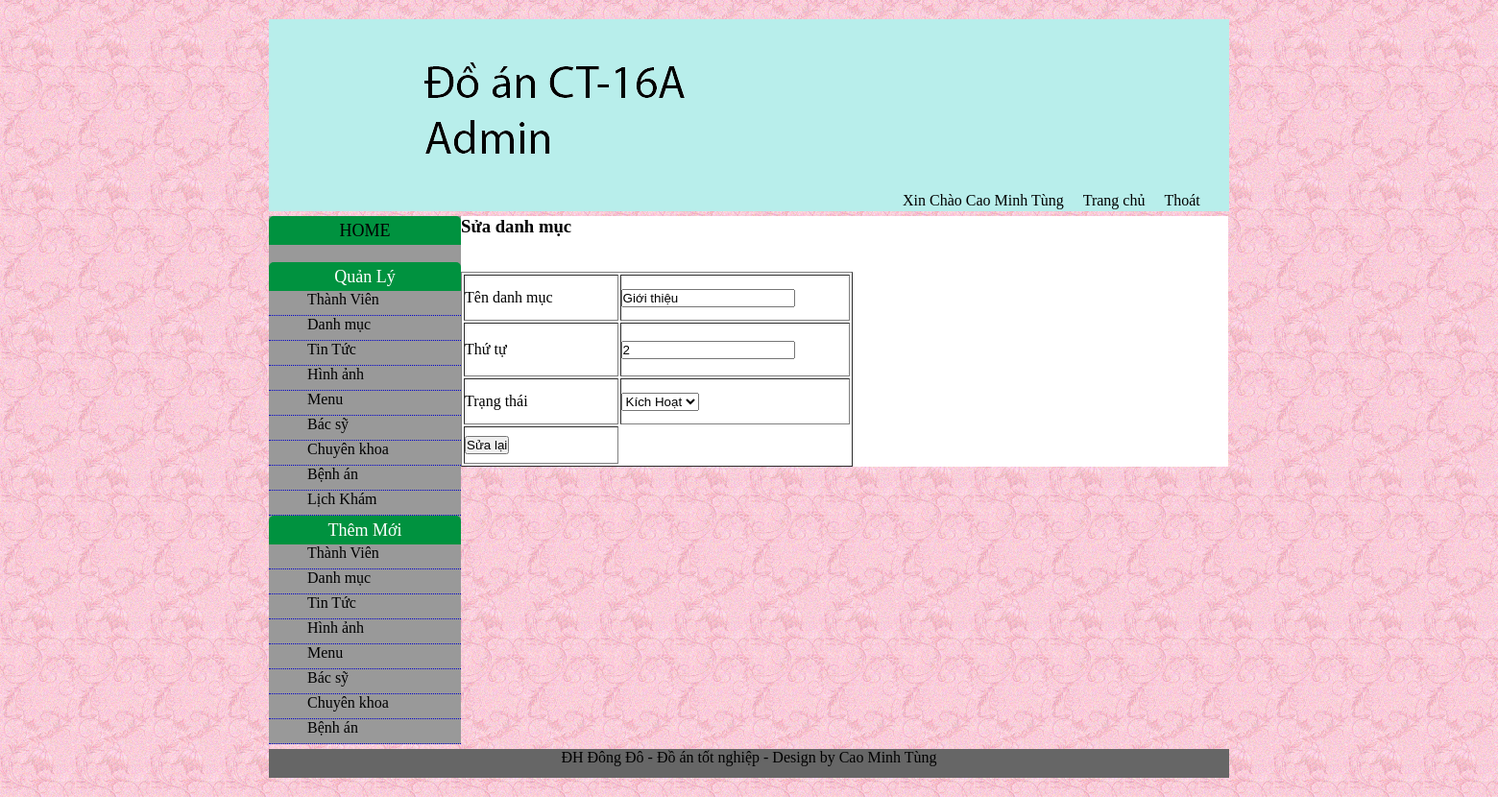
/admin/quantri.php?page=menu&act=edit&mid=2 (signed in), run on the app's committed database.
### tables this page shows
CREATE TABLE IF NOT EXISTS `menu` (
  `menu_id` int(10) unsigned NOT NULL AUTO_INCREMENT,
  `menu_name` varchar(150) NOT NULL,
  `menu_order` int(10) NOT NULL,
  `menu_trangthai` int(10) NOT NULL,
  PRIMARY KEY (`menu_id`)
);

### admin/modul/menu/edit.php (the view, shortened to what this page needs)
<?php
	$id = $_GET['mid'];
	$sql = "select * from menu where menu_id = '$id'";
	$result = mysql_query($sql);
	$data = mysql_fetch_assoc($result);
?>
<h3>Sửa danh mục</h3>
<br/>
<br/>
<form action="<?php echo BASEURL."admin/quantri.php?page=menu&act=edit&mid=".$id;?>" method="post">
	<table width="408" height="195" border="1">
  <tr>
    <td width="157" height="46">Tên danh mục</td>
    <td width="235"><input type="text" name="menu_name" value="<?php echo $data['menu_name']; ?>" /></td>
  </tr>
  <tr>
    <td height="54">Thứ tự</td>
    <td>
      <input type="text" name="menu_oder" value="<?php echo $data['menu_order'];?>" />
    </td>
  </tr>
  <tr>
    <td height="46">Trạng thái</td>
    <td>
      <select name="menu_trangthai">
        <option value="1" <?php if($data['menu_trangthai'] == 1){echo 'selected';} ?>>Kích Hoạt</option>
        </select>
      </td>
  </tr>
  <tr>
     <td height="37">
        <input type="submit" name="ok"  value="Sửa lại" />
     </td>
  </tr>
</table>
</form>

### admin/style.css (style rules this page uses)
* { margin:0px; padding:0px }
body { background:url(images/background_03.png) repeat }

### data on the page
menu: menu_name "Giới thiệu", menu_oder "2", menu_trangthai "Kích Hoạt"

### other printed values
$_SESSION['fullname'] "Cao Minh Tùng"
